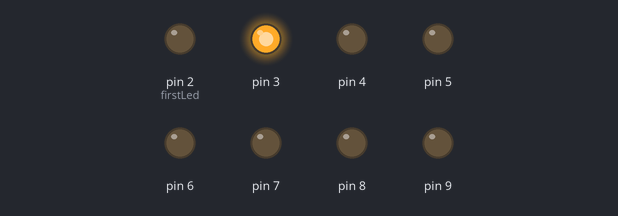
Simulated run of this sketch. Board: Arduino Uno, built with avr-gcc and run on an emulated ATmega328P. Parts: output pins drawn as LEDs (lit = HIGH).

Above: at 0.13 s.
At 0.31 s:
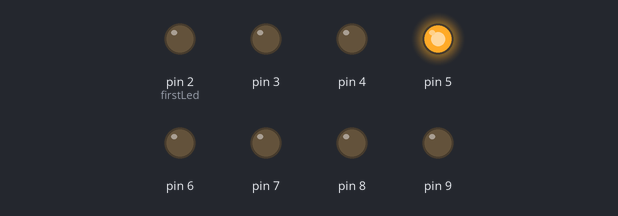
At 0.8 s:
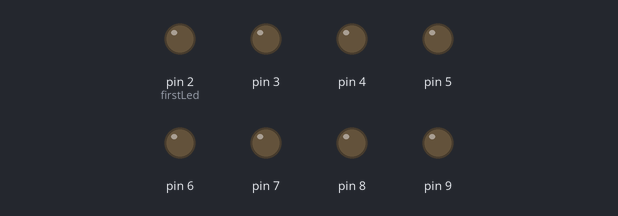
At 1.84 s:
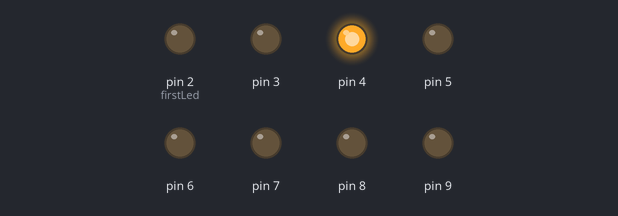
At 2.11 s:
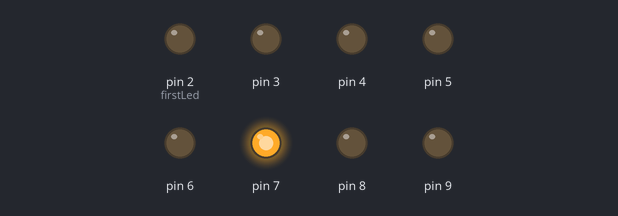
At 3.64 s:
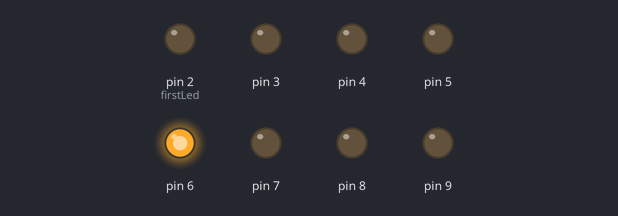
Timing chart, 0 to 3.9 s (numbered marks = the images above):
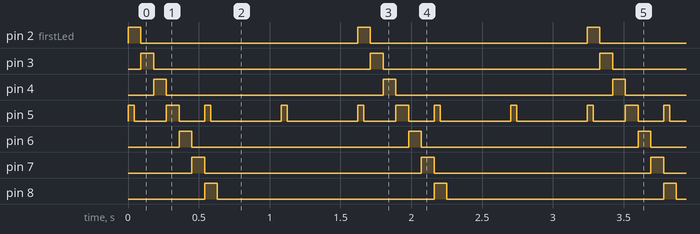

The sketch:

Works.ino
```cpp
const byte firstLed = 2;
const byte lastLed = 9;

#include <Arduino_FreeRTOS.h>

void SetupIOPorts()
{
  for (byte i = firstLed; i <= lastLed; i++)
    pinMode(i, OUTPUT);
}

void Effect()
{
  for (byte i = 0; i < (lastLed - firstLed); i++)
    {
      digitalWrite(firstLed + i, HIGH); // turn the LED on (HIGH is the voltage level)
      vTaskDelay( 100 / portTICK_PERIOD_MS ); // wait for one tenth of a second
      digitalWrite(firstLed + i, LOW);    // turn the LED off by making the voltage LOW
    }
}

void TaskOncePerSecond(void *pvParameters)
{
  for (;;) // This task never exits.  It's given slice of time by xTaskCreate()
  {
    Effect();
    vTaskDelay(1000 / portTICK_PERIOD_MS);  // one tick delay (15ms) in between reads for stability
  }
}


void TaskBlink(void *pvParameters)
{
  for (;;) // This task never exits.  It's given slice of time by xTaskCreate()
  {
    digitalWrite(firstLed + 3, HIGH); // turn the LED on (HIGH is the voltage level)
      vTaskDelay( 50 / portTICK_PERIOD_MS ); // wait for one tenth of a second
      digitalWrite(firstLed + 3, LOW);    // turn the LED off by making the voltage LOW
    vTaskDelay(500 / portTICK_PERIOD_MS);  // one tick delay (15ms) in between reads for stability
  }
}

void SetupRTOS()
{
  //-- Setup running light --
  xTaskCreate(
    TaskOncePerSecond
    ,  NULL
    ,  128  // Stack size
    ,  NULL
    ,  2 // Priority
    ,  NULL );

  //-- Setup blink --
  xTaskCreate(
    TaskBlink
    ,  NULL
    ,  128  // Stack size
    ,  NULL
    ,  2 // Priority
    ,  NULL );
}

void setup() {
  SetupIOPorts();
  SetupRTOS();
}

void loop() {}
```

Measured:
- by itself, pin 2 (firstLed), pin 3, pin 4, pin 6–8: alternates HIGH for 0.09 s and LOW for 1.5 s
- by itself, pin 5: repeats every 1.6 s: LOW 0.22 s, HIGH 0.09 s, LOW 0.18 s, 2 × (HIGH 0.05 s, LOW 0.50 s), HIGH 0.05 s
